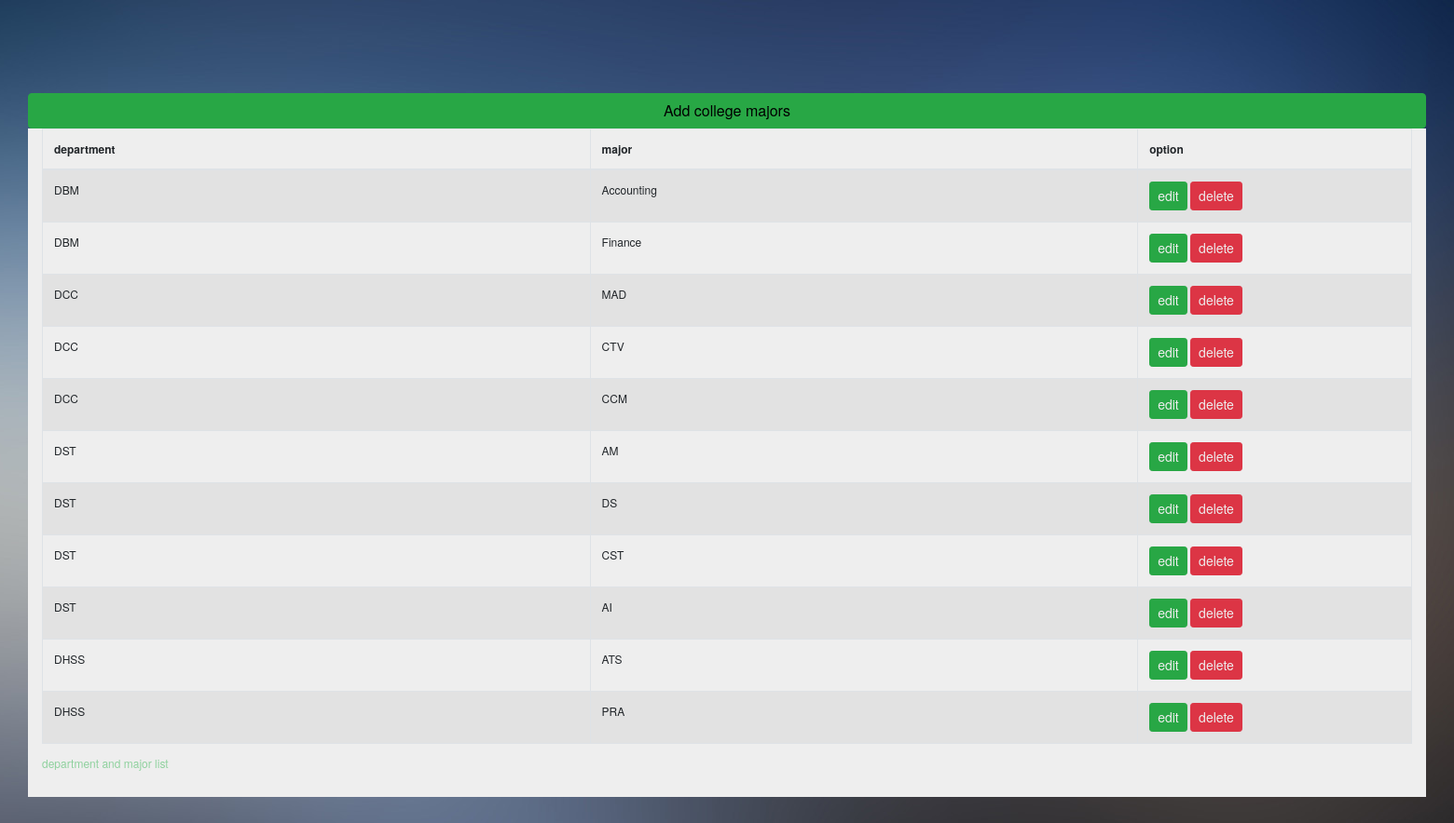
Page /grades/ on the committed database.
### user/models.py (models this page shows)
class Grade(models.Model):
    id = models.UUIDField(default=uuid4, primary_key=True)
    college = models.CharField(max_length=256, null=False, blank=False)
    major = models.CharField(max_length=256, null=False, blank=False)
    poster_number = models.IntegerField(default=1)

### user/views.py (the view)
# urls.py: path('grades/', list_grade),
def list_grade(request):
    grades = Grade.objects.all()
    data = {
        'grades': grades
    }
    return render(request, 'grades.html', context=data)

### template/grades.html (shortened to what this page needs)
{% extends 'base.html' %}
{% load static %}
{% block body %}
    <div id="main" class="container col-sm-12">
        <a class="btn btn-success" href="/users/add-grade/" style="width: 100%">Add college majors</a>
        <div class="col-sm-12" style="background-color: #eee; display: inline-block">
            <table class="table table-striped table-bordered" style="font-size:12px">
                <caption>department and major list</caption>
                <thead>
                <tr>
                    <th>department</th>
                    <th>major</th>
                    <th>option</th>
                </tr>
                </thead>
                <tbody>
                {% for grade in grades %}
                    <tr>
                        <td width="40%">{{ grade.college }}</td>
                        <td width="40%">{{ grade.major }}</td>
                        <td width="20%">
                            <a type="button" id="edit" class="btn btn-success btn-sm" href="/users/edit-grade/{{ grade.id }}/"
                               style="color: #eee">edit</a>
                            <a type="button" id="delete" class="btn btn-danger btn-sm" sid="{{ grade.id }}"
                               style="color: #eee" s
                               href="javascript:;" onclick="deleteGrade(this)">delete</a>
                        </td>
                    </tr>
                {% endfor %}
                </tbody>
            </table>
        </div>
    </div>
{% endblock %}

### static/css/layui.css (style rules this page uses)
a,body { color:#333 }
blockquote,body,button,dd,div,dl,dt,form,h1,h2,h3,h4,h5,h6,input,li,ol,p,pre,td,textarea,th,ul { margin:0;padding:0;-webkit-tap-highlight-color:rgba(0,0,0,0) }
table { border-collapse:collapse;border-spacing:0 }
body { line-height:1.6;color:rgba(0,0,0,.85);font:14px Helvetica Neue,Helvetica,PingFang SC,Tahoma,Arial,sans-serif }
a { text-decoration:none }

### static/css/web.css (style rules this page uses)
body { background: url('/static/img/bg.jpg') no-repeat top center fixed; }
a:hover, a:link, a:visited, a:active, a:focus { color: #000; text-decoration: none; }
caption { color: #8fd19e; }

### template/grades.html (style rules this page uses)
#main { margin-top: 5%; }

### rows in the picture
Grade: college "DBM", major "Accounting"
Grade: college "DBM", major "Finance"
Grade: college "DCC", major "MAD"
Grade: college "DCC", major "CTV"
Grade: college "DCC", major "CCM"
Grade: college "DST", major "AM"
Grade: college "DST", major "DS"
Grade: college "DST", major "CST"
Grade: college "DST", major "AI"
Grade: college "DHSS", major "ATS"
Grade: college "DHSS", major "PRA"
